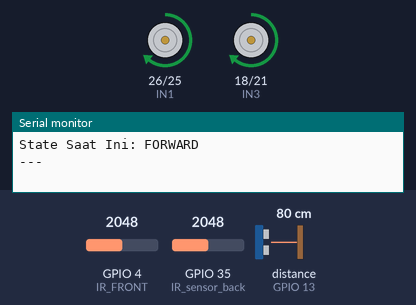
This sketch was run on a simulated ESP32. On the bench: motor-driver pin pairs drawn as motors (green arrow = first pin HIGH = forward, orange = second pin HIGH = backward, longer = more drive, scaled by the enable pin), the last lines printed to the serial monitor. Wiring (inferred from the names in the program): ultrasonic range finder: trigger GPIO 14; echo GPIO 13. The test bench sets the inputs (shaded band); at power-on: GPIO 4 (IR_FRONT) = 2048, GPIO 35 (IR_sensor_back) = 2048, distance to the obstacle (sensor on GPIO 13) 80 cm. The echo pulse lasts 58.3 µs per cm.

Above: at 3.2 s.
3.3 s: GPIO 4 (IR_FRONT) set to 2945
4.8 s: GPIO 4 (IR_FRONT) set to 3069
At 5.09 s:
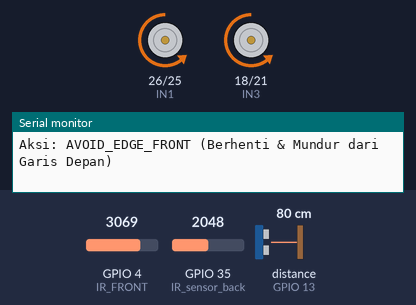
At 6.15 s:
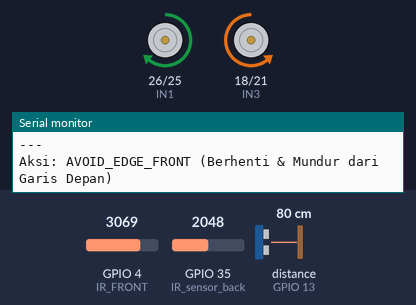
7.8 s: GPIO 35 (IR_sensor_back) set to 2930
10.8 s: GPIO 35 (IR_sensor_back) set to 3037
At 11.5 s:
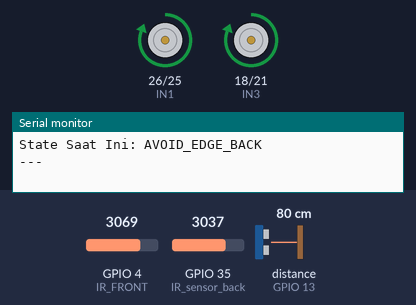
12.4 s: GPIO 35 (IR_sensor_back) set to 2960
At 13.21 s:
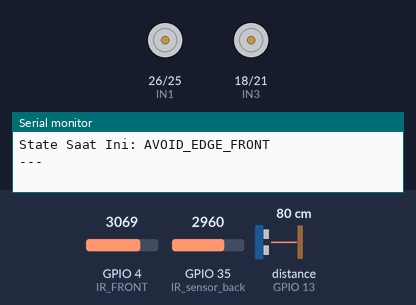
15.4 s: GPIO 35 (IR_sensor_back) set to 3040
Timing chart, 0 to 18.0 s (numbered marks = the images above; inputs shaded):
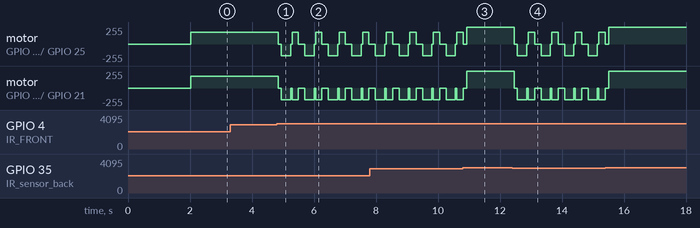

Measured:
- the behaviour switches between 2999 and 3000 on GPIO 4 (IR_FRONT) (found by bisection; images 0 and 1)
- the behaviour switches between 2999 and 3000 on GPIO 35 (IR_sensor_back) (found by bisection; images 2 and 3)

The sketch:

sumo-robot.ino
```cpp
const int IN1 = 26;
const int IN2 = 25;
const int ENA = 33;

const int IN3 = 18;
const int IN4 = 21;
const int ENB = 19;

const int trigPin = 14;
const int echoPin = 13;

const int IR_FRONT = 4;
const int IR_sensor_back = 35;

long duration;
float distance;

const int IR_THRESHOLD_BLACK_DETECT = 3000;

enum RobotState {
  STATE_IDLE,
  STATE_FORWARD,
  STATE_AVOID_EDGE_BACK,
  STATE_AVOID_EDGE_FRONT,
  STATE_ATTACK
};

RobotState currentState = STATE_IDLE;

#define LEDC_TIMER_BIT    8
#define LEDC_BASE_FREQ    5000

const int DEFAULT_MOTOR_SPEED = 180;
const int DEFEND_MOTOR_SPEED = 255;

void setup() {
  Serial.begin(115200);
  Serial.println("--- Sumobot ESP32 Siap Tempur! ---");

  pinMode(IN1, OUTPUT);
  pinMode(IN2, OUTPUT);
  pinMode(IN3, OUTPUT);
  pinMode(IN4, OUTPUT);

  pinMode(trigPin, OUTPUT);
  pinMode(echoPin, INPUT);

  pinMode(IR_FRONT, INPUT);
  pinMode(IR_sensor_back, INPUT);

  ledcAttach(ENA, LEDC_BASE_FREQ, LEDC_TIMER_BIT);
  ledcAttach(ENB, LEDC_BASE_FREQ, LEDC_TIMER_BIT);

  Serial.println("Konfigurasi Sensor dan Motor Selesai.");
  Serial.print("IR Black Detect Threshold (Garis): "); Serial.println(IR_THRESHOLD_BLACK_DETECT);
  Serial.print("Kecepatan Motor Normal: "); Serial.println(DEFAULT_MOTOR_SPEED);
  Serial.print("Kecepatan Motor Bertahan: "); Serial.println(DEFEND_MOTOR_SPEED);

  Serial.println("Robot akan mulai bergerak dalam 2 detik...");
  delay(2000);
  currentState = STATE_FORWARD;
  Serial.println("Robot memulai dalam keadaan: FORWARD");
}

void loop() {
  int IR_back = analogRead(IR_sensor_back);
  int IR_front = analogRead(IR_FRONT);
  distance = getDistance();

  if (IR_back >= IR_THRESHOLD_BLACK_DETECT) {
    if (currentState != STATE_AVOID_EDGE_BACK) {
      currentState = STATE_AVOID_EDGE_BACK;
      Serial.println("Transisi ke keadaan: AVOID_EDGE_BACK (Garis Hitam Belakang Terdeteksi)");
    }
  }
  else if (IR_front >= IR_THRESHOLD_BLACK_DETECT) {
    if (currentState != STATE_AVOID_EDGE_FRONT) {
      currentState = STATE_AVOID_EDGE_FRONT;
      Serial.println("Transisi ke keadaan: AVOID_EDGE_FRONT (Garis Hitam Depan Terdeteksi)");
    }
  }
  else if (distance > 0 && distance < 20) {
    if (currentState != STATE_ATTACK) {
      currentState = STATE_ATTACK;
      Serial.println("Transisi ke keadaan: ATTACK (Lawan Terdeteksi oleh Ultrasonik)");
    }
  }
  else {
    if (currentState != STATE_FORWARD) {
      currentState = STATE_FORWARD;
      Serial.println("Transisi ke keadaan: FORWARD (Area Aman, Maju)");
    }
  }

  switch (currentState) {
    case STATE_IDLE:
      motorStop();
      break;

    case STATE_FORWARD:
      Serial.println("Aksi: MAJU TERUS! (Kecepatan Normal)");
      FORWARD(DEFAULT_MOTOR_SPEED);
      break;

    case STATE_AVOID_EDGE_BACK:
      Serial.println("Aksi: AVOID_EDGE_BACK (Maju Kencang Mempertahankan Batas)");
      FORWARD(DEFEND_MOTOR_SPEED);
      break;

    case STATE_AVOID_EDGE_FRONT:
      Serial.println("Aksi: AVOID_EDGE_FRONT (Berhenti & Mundur dari Garis Depan)");
      motorStop();
      delay(100);
      BACKWARD(DEFAULT_MOTOR_SPEED);
      delay(300);
      motorStop();
      delay(50);
      ROTATE_RIGHT(DEFAULT_MOTOR_SPEED);
      delay(200);
      motorStop();
      delay(50);
      break;

    case STATE_ATTACK:
      Serial.println("Aksi: MAJU MENYERANG! (Kecepatan Normal)");
      FORWARD(DEFAULT_MOTOR_SPEED);
      break;
  }

  Serial.print("IR Depan: "); Serial.print(IR_front);
  Serial.print(" | IR Belakang: "); Serial.print(IR_back);
  Serial.print(" | Jarak Ultrasonik: "); Serial.print(distance); Serial.println(" cm");
  Serial.print("State Saat Ini: ");
  switch (currentState) {
    case STATE_IDLE: Serial.println("IDLE"); break;
    case STATE_FORWARD: Serial.println("FORWARD"); break;
    case STATE_AVOID_EDGE_BACK: Serial.println("AVOID_EDGE_BACK"); break;
    case STATE_AVOID_EDGE_FRONT: Serial.println("AVOID_EDGE_FRONT"); break;
    case STATE_ATTACK: Serial.println("ATTACK"); break;
  }
  Serial.println("---");

  delay(50);
}

float getDistance() {
  digitalWrite(trigPin, LOW);
  delayMicroseconds(2);
  digitalWrite(trigPin, HIGH);
  delayMicroseconds(10);
  digitalWrite(trigPin, LOW);
  duration = pulseIn(echoPin, HIGH, 30000);
  if (duration == 0) {
    return -1;
  } else {
    float jarak = (duration * 0.0343) / 2;
    return jarak;
  }
}

void motorForward(int speed) {
  digitalWrite(IN1, HIGH); digitalWrite(IN2, LOW);
  digitalWrite(IN3, HIGH); digitalWrite(IN4, LOW);
  ledcWrite(ENA, speed);
  ledcWrite(ENB, speed);
}

void motorBackward(int speed) {
  digitalWrite(IN1, LOW); digitalWrite(IN2, HIGH);
  digitalWrite(IN3, LOW); digitalWrite(IN4, HIGH);
  ledcWrite(ENA, speed);
  ledcWrite(ENB, speed);
}

void motorLeft(int speed) {
  digitalWrite(IN1, LOW); digitalWrite(IN2, HIGH);
  digitalWrite(IN3, HIGH); digitalWrite(IN4, LOW);
  ledcWrite(ENA, speed);
  ledcWrite(ENB, speed);
}

void motorRight(int speed) {
  digitalWrite(IN1, HIGH); digitalWrite(IN2, LOW);
  digitalWrite(IN3, LOW); digitalWrite(IN4, HIGH);
  ledcWrite(ENA, speed);
  ledcWrite(ENB, speed);
}

void motorStop() {
  digitalWrite(IN1, LOW); digitalWrite(IN2, LOW);
  digitalWrite(IN3, LOW); digitalWrite(IN4, LOW);
  ledcWrite(ENA, 0);
  ledcWrite(ENB, 0);
}

void ROTATE_RIGHT(int speed) {
  motorRight(speed);
}

void ROTATE_LEFT(int speed) {
  motorLeft(speed);
}

void FORWARD(int speed) {
  motorForward(speed);
}

void BACKWARD(int speed) {
  motorBackward(speed);
}
```
